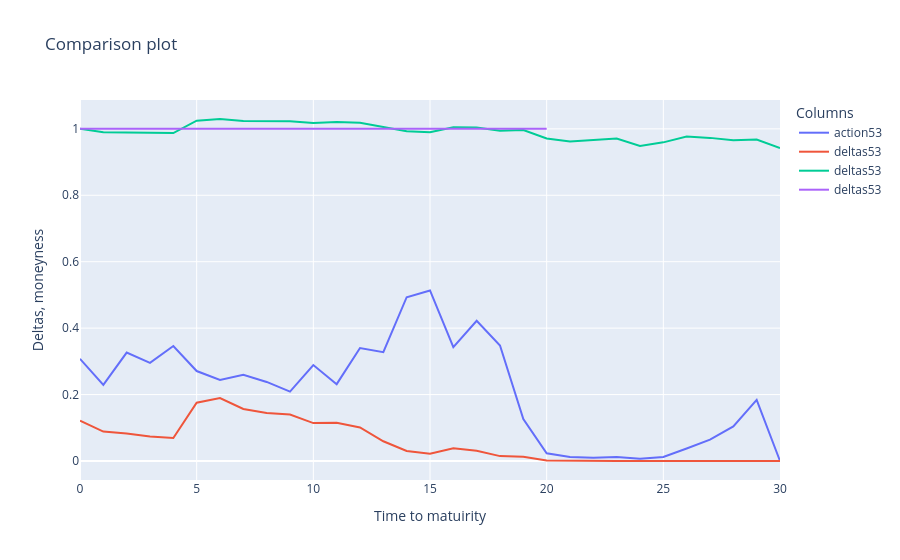

The code cell stored with this chart in its notebook:
### Markdown cell above
First plot is the costs of hedging for one path in my model compared to the cost of hedging of the BS path. The second one will be a plot with, the moneyness, the path with K as a reference and the comparison of the two deltas.

### Code cell
values = np.random.randint(0,simulation,1)
strike =100
fig = go.Figure()
# Add traces for each column
for column in actions.columns[values]:
    fig.add_trace(go.Scatter(x=actions.index, y=actions[column], mode='lines', name=f"action{column}"))
    fig.add_trace(go.Scatter(x=deltas.index, y=deltas[column], mode='lines', name=f"deltas{column}"))
    fig.add_trace(go.Scatter(x=stock_prices.index, y=stock_prices[column]/strike, mode='lines', name=f"deltas{column}"))
    fig.add_trace(go.Scatter(x=stock_prices.index, y=[stock_prices[column][0]/strike]*21, mode='lines', name=f"deltas{column}"))
# Update layout
fig.update_layout(
    title='Comparison plot',
    xaxis_title='Time to matuirity',
    yaxis_title='Deltas, moneyness',
    template='plotly',
    legend=dict(title='Columns'),
)

# Show the plot
fig.show()

### Figure 1 — Plotly figure (JSON) as saved in the notebook; plotly's stock layout.template omitted (floating-point values rounded to 4 significant figures)
{"data": [{"mode": "lines", "name": "action53", "type": "scatter", "x": [0, 1, 2, 3, 4, 5, 6, 7, 8, 9, 10, 11, 12, 13, 14, 15, 16, 17, 18, 19, 20, 21, 22, 23, 24, 25, 26, 27, 28, 29, 30], "y": [0.3077, 0.2293, 0.3264, 0.2955, 0.3463, 0.2708, 0.2437, 0.2598, 0.2381, 0.2088, 0.2889, 0.2314, 0.3401, 0.3276, 0.4931, 0.5134, 0.3429, 0.4221, 0.3479, 0.1263, 0.02341, 0.01237, 0.009666, 0.01179, 0.00647, 0.01231, 0.03783, 0.06434, 0.1039, 0.1842, 0]}, {"mode": "lines", "name": "deltas53", "type": "scatter", "x": [0, 1, 2, 3, 4, 5, 6, 7, 8, 9, 10, 11, 12, 13, 14, 15, 16, 17, 18, 19, 20, 21, 22, 23, 24, 25, 26, 27, 28, 29, 30], "y": [0.1214, 0.08846, 0.08261, 0.07408, 0.06936, 0.1754, 0.1893, 0.1565, 0.1446, 0.1399, 0.1141, 0.1154, 0.101, 0.0594, 0.03041, 0.02222, 0.0386, 0.03082, 0.01474, 0.01269, 0.001363, 0.0003043, 0.0002275, 0.0001414, 1.349e-06, 1.004e-06, 1.871e-06, 1.489e-08, 2.32e-13, 3.634e-24, 0]}, {"mode": "lines", "name": "deltas53", "type": "scatter", "x": [0, 1, 2, 3, 4, 5, 6, 7, 8, 9, 10, 11, 12, 13, 14, 15, 16, 17, 18, 19, 20, 21, 22, 23, 24, 25, 26, 27, 28, 29, 30], "y": [1, 0.9895, 0.989, 0.9874, 0.9874, 1.025, 1.03, 1.023, 1.022, 1.023, 1.018, 1.02, 1.018, 1.006, 0.9928, 0.9897, 1.005, 1.004, 0.9942, 0.9962, 0.9711, 0.9617, 0.9666, 0.9709, 0.9484, 0.9593, 0.9767, 0.9728, 0.9655, 0.9679, 0.9424]}, {"mode": "lines", "name": "deltas53", "type": "scatter", "x": [0, 1, 2, 3, 4, 5, 6, 7, 8, 9, 10, 11, 12, 13, 14, 15, 16, 17, 18, 19, 20, 21, 22, 23, 24, 25, 26, 27, 28, 29, 30], "y": [1, 1, 1, 1, 1, 1, 1, 1, 1, 1, 1, 1, 1, 1, 1, 1, 1, 1, 1, 1, 1]}], "layout": {"legend": {"title": {"text": "Columns"}}, "title": {"text": "Comparison plot"}, "xaxis": {"title": {"text": "Time to matuirity"}}, "yaxis": {"title": {"text": "Deltas, moneyness"}}}}
